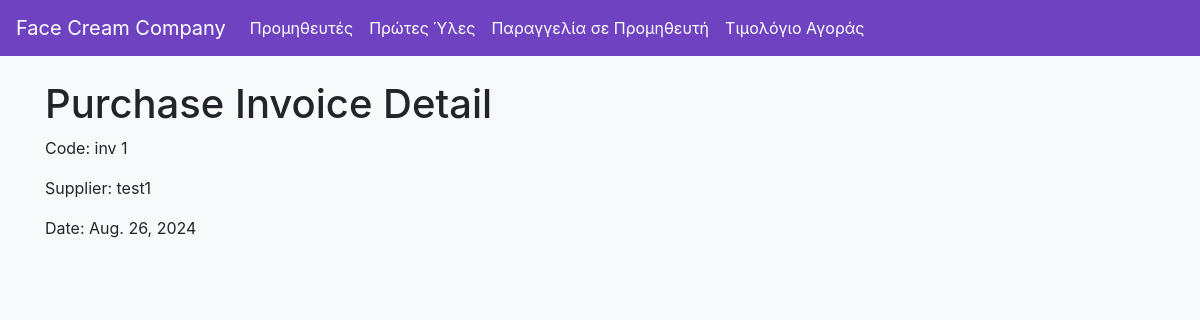
Screenshot of /api/purchase-invoice/63/ with the database file from the repository.
### raw_materials/models.py (models this page shows, shortened)
class PurchaseInvoice(models.Model):
    code = models.CharField(max_length=50, unique=True)
    supplier = models.ForeignKey(Supplier, on_delete=models.CASCADE)
    purchase_order_code = models.ForeignKey(PurchaseOrder, null=True, blank=True, on_delete=models.SET_NULL)
    date_of_invoice = models.DateField()

class Supplier(models.Model):
    code = models.CharField(max_length=20, unique=True)
    name = models.CharField(max_length=100)
    address = models.TextField()
    phone = models.CharField(max_length=15)
    mobile = models.CharField(max_length=15)
    email = models.EmailField()
    def __str__(self):
        return self.name

### raw_materials/views.py (the view)
# urls.py: path('purchase-invoice/<pk>/', purchase_invoice_detail, name='purchase_invoice_detail'),
def purchase_invoice_detail(request, pk):
    invoice = PurchaseInvoice.objects.get(pk=pk)
    return render(request, 'raw_materials/purchase_invoice_detail.html', {'invoice': invoice})

### raw_materials/templates/raw_materials/purchase_invoice_detail.html
{% extends 'base.html' %}
{% block content %}
<h1>Purchase Invoice Detail</h1>
<p>Code: {{ invoice.code }}</p>
<p>Supplier: {{ invoice.supplier }}</p>
<p>Date: {{ invoice.date_of_invoice }}</p>
{% endblock %}

### raw_materials/templates/base.html (style rules this page uses)
body { background-color: #f8f9fa; }

### rows the page displays
PurchaseInvoice: code "inv 1", supplier "test1", date_of_invoice "Aug. 26, 2024"
